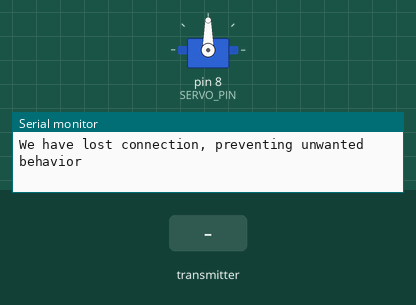
Simulated run of this sketch. Board: Arduino Uno, built with avr-gcc and run on an emulated ATmega328P. Shown: servo, the last lines printed to the serial monitor. The test bench sets the inputs (shaded band). No radio packets arrive unless stated.

Above: at 1.2 s.
1.3 s: the transmitter starts sending leftX = 0
At 2.4 s:
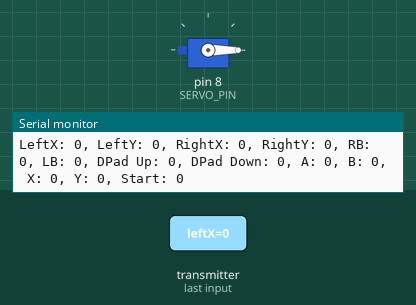
3.0 s: the transmitter starts sending dpadDown = 0
Timing chart, 0 to 6.0 s (numbered marks = the images above; inputs shaded):
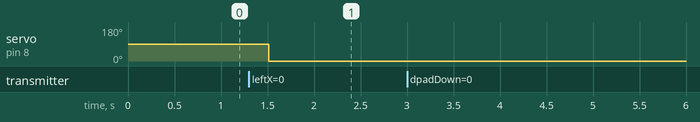

Measured:
- after the input at 1.3 s, servo on pin 8 (SERVO_PIN): 90° → 0° after 0.21 s

The sketch:

nano_tx.ino
```cpp
#include "SPI.h"
#include "RF24.h"
#include "nRF24L01.h"
#include <Servo.h>  // Add the Servo library

#define CE_PIN 9
#define CSN_PIN 10
#define SERVO_PIN 8
#define INTERVAL_MS_SIGNAL_LOST 1000
#define INTERVAL_MS_SIGNAL_RETRY 250

RF24 radio(CE_PIN, CSN_PIN);
const byte address[6] = "00001";

Servo myServo;
bool state = false;

struct ControllerData {
  int leftX;
  int leftY;
  int rightX;
  int rightY;
  int rbValue;       // Right bumper value
  int lbValue;       // Left bumper value
  bool dpadUp;       // D-pad up button
  bool dpadDown;     // D-pad down button
  bool A;            // A button
  bool B;            // B button
  bool X;            // X button
  bool Y;            // Y button
  bool startButton;  // Start button
};

ControllerData ControllerData;
unsigned long lastSignalMillis = 0;

void setup() {
  Serial.begin(115200);
  radio.begin();

  // Append ACK packet from the receiving radio back to the transmitting radio
  radio.setAutoAck(false);  // (true|false)

  // Set the transmission data rate
  radio.setDataRate(RF24_250KBPS);  // (RF24_250KBPS|RF24_1MBPS|RF24_2MBPS)

  // Greater level = more consumption = longer distance
  radio.setPALevel(RF24_PA_MIN);  // (RF24_PA_MIN|RF24_PA_LOW|RF24_PA_HIGH|RF24_PA_MAX)

  // Set the payload size according to the ControllerData structure
  radio.setPayloadSize(sizeof(ControllerData));

  // Act as receiver
  radio.openReadingPipe(1, address);  // Changed to pipe 1
  radio.startListening();

  // Attach the servo to its pin
  myServo.attach(SERVO_PIN);
  myServo.write(90);  // Initialize the servo to the middle position (90 degrees)
}

void loop() {
  unsigned long currentMillis = millis();
  if (radio.available() > 0) {
    radio.read(&ControllerData, sizeof(ControllerData));

    ControllerData.leftX = (ControllerData.leftX > 7500 || ControllerData.leftX < -7500) ? ControllerData.leftX : 0;
    ControllerData.leftY = (ControllerData.leftY > 7500 || ControllerData.leftY < -7500) ? ControllerData.leftY : 0;
    ControllerData.rightX = (ControllerData.rightX > 7500 || ControllerData.rightX < -7500) ? ControllerData.rightX : 0;
    ControllerData.rightY = (ControllerData.rightY > 7500 || ControllerData.rightY < -7500) ? ControllerData.rightY : 0;

    if (ControllerData.rightY == 0) {
      if (ControllerData.startButton == 1) myServo.write(180);
      else if (ControllerData.startButton == 0) myServo.write(0);
    } else {
      // Control the servo with right joystick Y-axis
      int servoPos = map(ControllerData.rightY, -32768, 32767, 0, 180);  // Map joystick range to servo angle
      myServo.write(servoPos);
    }

    // Print the received data
    Serial.print("LeftX: ");
    Serial.print(ControllerData.leftX);
    Serial.print(", LeftY: ");
    Serial.print(ControllerData.leftY);
    Serial.print(", RightX: ");
    Serial.print(ControllerData.rightX);
    Serial.print(", RightY: ");
    Serial.print(ControllerData.rightY);
    Serial.print(", RB: ");
    Serial.print(ControllerData.rbValue);
    Serial.print(", LB: ");
    Serial.print(ControllerData.lbValue);
    Serial.print(", DPad Up: ");
    Serial.print(ControllerData.dpadUp);
    Serial.print(", DPad Down: ");
    Serial.print(ControllerData.dpadDown);
    Serial.print(", A: ");
    Serial.print(ControllerData.A);
    Serial.print(", B: ");
    Serial.print(ControllerData.B);
    Serial.print(", X: ");
    Serial.print(ControllerData.X);
    Serial.print(", Y: ");
    Serial.print(ControllerData.Y);
    Serial.print(", Start: ");
    Serial.println(ControllerData.startButton);


    lastSignalMillis = currentMillis;
  }
  if (currentMillis - lastSignalMillis > INTERVAL_MS_SIGNAL_LOST) {
    lostConnection();
  }
}

void lostConnection() {
  Serial.println("We have lost connection, preventing unwanted behavior");
  delay(INTERVAL_MS_SIGNAL_RETRY);
}
```
